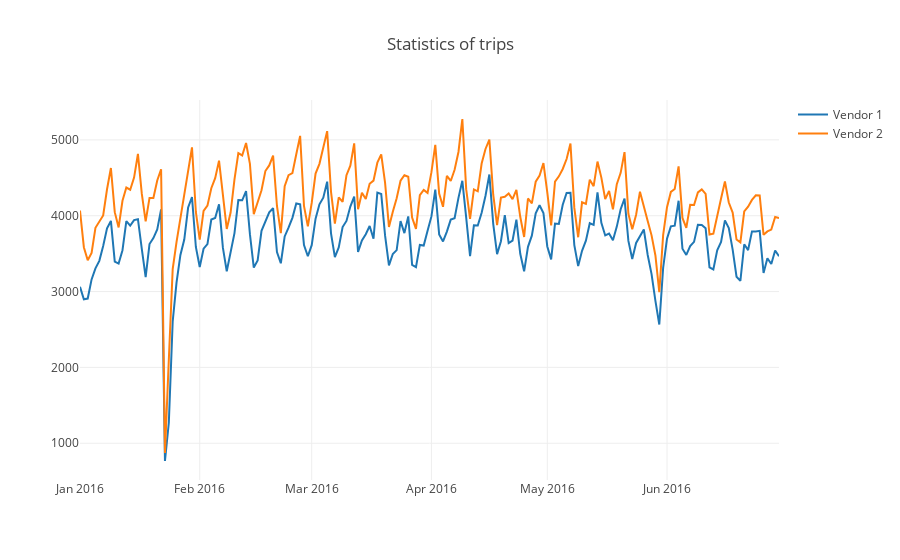

The cell this chart's notebook holds for it:
### Markdown cell above
Построим динамику поездок по дням и по вендорам

### Code cell
trace0 = go.Scatter(
    x=dynamics_df_v1.index,
    y=dynamics_df_v1.id,
    name='Vendor 1'
)

trace1 = go.Scatter(
    x=dynamics_df_v2.index,
    y=dynamics_df_v2.id,
    name='Vendor 2'
)

data = [trace0, trace1]
layout = {'title': 'Statistics of trips'}

fig = go.Figure(data=data, layout=layout)

iplot(fig, show_link=False)

### Figure 1 — Plotly figure (JSON) as saved in the notebook; plotly's stock layout.template omitted (floating-point values rounded to 4 significant figures; data arrays with more than 128 entries replaced by an {"elided": "..."} marker saying what was removed)
{"data": [{"name": "Vendor 1", "type": "scatter", "uid": "356f24d8-d38c-11e8-82a0-9822ef9bff13", "x": {"elided": "182 str values"}, "y": {"elided": "182 int values"}}, {"name": "Vendor 2", "type": "scatter", "uid": "356f24d9-d38c-11e8-82a0-9822ef9bff13", "x": {"elided": "182 str values"}, "y": {"elided": "182 int values"}}], "layout": {"title": "Statistics of trips"}}
